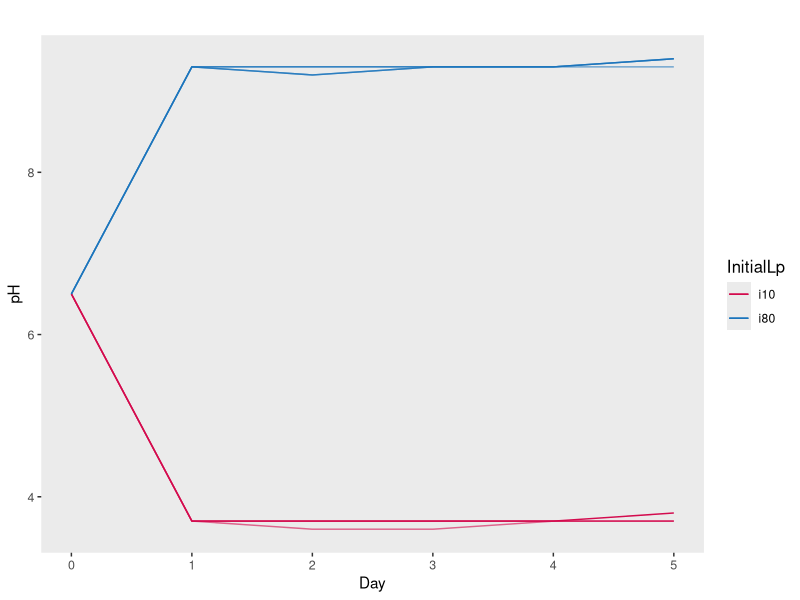
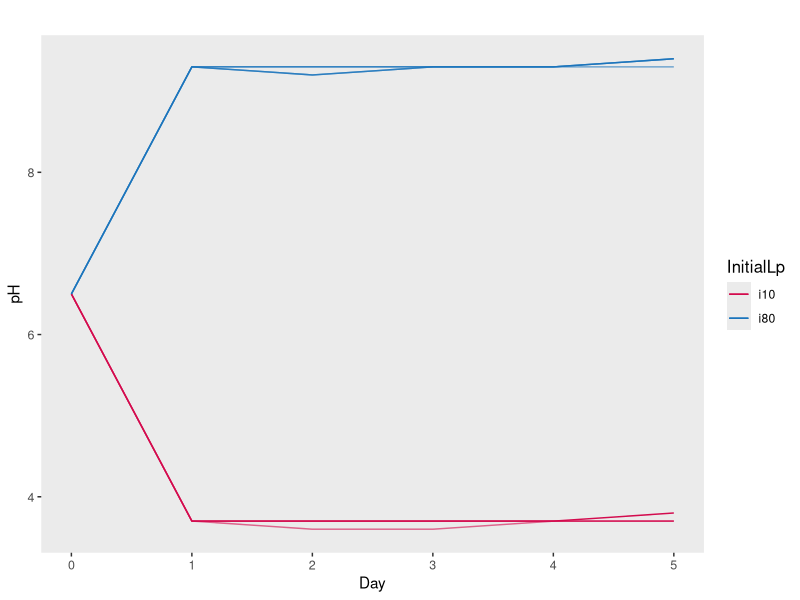

R code for these plots, in order:
library (ggplot2)
library (scales)

#read the data
pHseries <- read.table ("Bistability-pH-timeSeries.dat", header=T, sep = "\t", dec = ".")

#plot pH time series
plotpH <- ggplot(data=pHseries, aes(x= Day, y= pH, color = InitialLp, fill = InitialLp))

#plot aesthetics
titulo <- ggtitle("")
xaxe <- xlab ("Day")
yaxe <- ylab("pH") 
yscale <- scale_y_log10()
scale <- coord_cartesian(expand= c(0,0), xlim = c(0, 5), ylim = c(10^4,2*10^9))
couleur <- scale_colour_manual(values = c("#D30B4E","#1C75BC"))
background <- theme_gray() + theme ( panel.grid.minor=element_blank(), panel.grid.major=element_blank(), axis.line= element_blank(), panel.border = element_blank(), axis.text=element_text(size=9), axis.title=element_text(size=11), title=element_text(size=12)) #, axis.title.x=element_blank() ) ## panel.background = element_rect(),# Background of plotting area

#curves for each replicate
Lineas1 <- geom_line(data=subset(pHseries,InitialLp == 'i10' & Replicate == '1'), size = 0.5)
Lineas2 <- geom_line(data=subset(pHseries,InitialLp == 'i10' & Replicate == '2'),  size = 0.5, alpha= 0.8)
Lineas3 <- geom_line(data=subset(pHseries, InitialLp == 'i10' & Replicate == '3'), size = 0.5, alpha= 0.6)
Lineas4 <- geom_line(data=subset(pHseries,InitialLp == 'i80' & Replicate == '1'), size = 0.5)
Lineas5 <- geom_line(data=subset(pHseries,InitialLp == 'i80' & Replicate == '2'),  size = 0.5, alpha= 0.8)
Lineas6 <- geom_line(data=subset(pHseries, InitialLp == 'i80' & Replicate == '3'), size = 0.5, alpha= 0.6)

#make the plot
ploti <- plotpH + background  +Lineas1 +Lineas2 +Lineas3 +Lineas4 +Lineas5 +Lineas6 +xaxe + yaxe + titulo + couleur 
ploti

#export it
pdf(paste("F_S1A.pdf"), width=4, height=2.5)
print(ploti)
dev.off()
